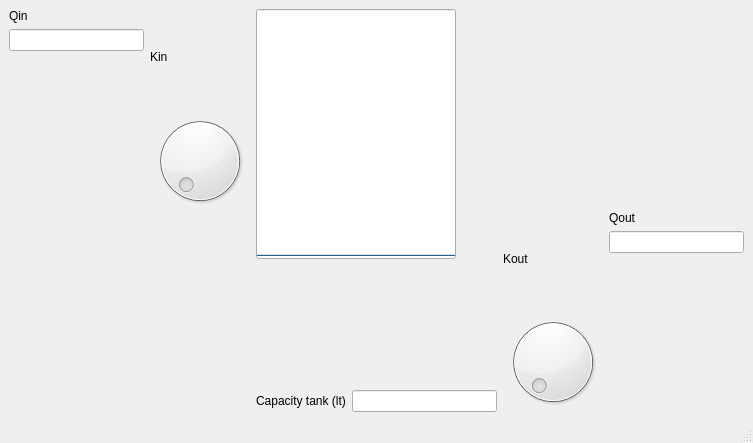
<?xml version="1.0" encoding="UTF-8"?>
<ui version="4.0">
 <class>MainWindow</class>
 <widget class="QMainWindow" name="MainWindow">
  <property name="geometry">
   <rect>
    <x>0</x>
    <y>0</y>
    <width>753</width>
    <height>443</height>
   </rect>
  </property>
  <property name="minimumSize">
   <size>
    <width>200</width>
    <height>250</height>
   </size>
  </property>
  <property name="windowTitle">
   <string>MainWindow</string>
  </property>
  <property name="animated">
   <bool>true</bool>
  </property>
  <widget class="QWidget" name="centralwidget">
   <layout class="QGridLayout" name="gridLayout">
    <item row="0" column="0">
     <layout class="QHBoxLayout" name="horizontalLayout_4">
      <item>
       <layout class="QVBoxLayout" name="verticalLayout_9">
        <item>
         <layout class="QHBoxLayout" name="horizontalLayout_2">
          <item>
           <layout class="QVBoxLayout" name="verticalLayout_6">
            <item>
             <layout class="QVBoxLayout" name="verticalLayout">
              <item>
               <widget class="QLabel" name="label">
                <property name="text">
                 <string>Qin</string>
                </property>
               </widget>
              </item>
              <item>
               <widget class="QLineEdit" name="Qin"/>
              </item>
              <item>
               <spacer name="verticalSpacer">
                <property name="orientation">
                 <enum>Qt::Orientation::Vertical</enum>
                </property>
                <property name="sizeHint" stdset="0">
                 <size>
                  <width>20</width>
                  <height>40</height>
                 </size>
                </property>
               </spacer>
              </item>
             </layout>
            </item>
           </layout>
          </item>
          <item>
           <layout class="QVBoxLayout" name="verticalLayout_2">
            <item>
             <widget class="QLabel" name="label_2">
              <property name="text">
               <string>Kin</string>
              </property>
             </widget>
            </item>
            <item>
             <widget class="QDial" name="Kin"/>
            </item>
           </layout>
          </item>
         </layout>
        </item>
        <item>
         <spacer name="verticalSpacer_4">
          <property name="orientation">
           <enum>Qt::Orientation::Vertical</enum>
          </property>
          <property name="sizeHint" stdset="0">
           <size>
            <width>20</width>
            <height>58</height>
           </size>
          </property>
         </spacer>
        </item>
       </layout>
      </item>
      <item>
       <layout class="QVBoxLayout" name="verticalLayout_8">
        <item>
         <widget class="QProgressBar" name="tank">
          <property name="minimumSize">
           <size>
            <width>200</width>
            <height>250</height>
           </size>
          </property>
          <property name="value">
           <number>0</number>
          </property>
          <property name="textVisible">
           <bool>false</bool>
          </property>
          <property name="orientation">
           <enum>Qt::Orientation::Vertical</enum>
          </property>
         </widget>
        </item>
        <item>
         <layout class="QVBoxLayout" name="verticalLayout_3">
          <item>
           <spacer name="verticalSpacer_3">
            <property name="orientation">
             <enum>Qt::Orientation::Vertical</enum>
            </property>
            <property name="sizeHint" stdset="0">
             <size>
              <width>20</width>
              <height>40</height>
             </size>
            </property>
           </spacer>
          </item>
          <item>
           <layout class="QHBoxLayout" name="horizontalLayout">
            <item>
             <widget class="QLabel" name="label_5">
              <property name="text">
               <string>Capacity tank (lt)</string>
              </property>
             </widget>
            </item>
            <item>
             <widget class="QLineEdit" name="capacity"/>
            </item>
           </layout>
          </item>
         </layout>
        </item>
       </layout>
      </item>
      <item>
       <layout class="QVBoxLayout" name="verticalLayout_10">
        <item>
         <spacer name="verticalSpacer_5">
          <property name="orientation">
           <enum>Qt::Orientation::Vertical</enum>
          </property>
          <property name="sizeHint" stdset="0">
           <size>
            <width>20</width>
            <height>58</height>
           </size>
          </property>
         </spacer>
        </item>
        <item>
         <layout class="QHBoxLayout" name="horizontalLayout_3">
          <item>
           <layout class="QVBoxLayout" name="verticalLayout_5">
            <item>
             <widget class="QLabel" name="label_4">
              <property name="text">
               <string>Kout</string>
              </property>
             </widget>
            </item>
            <item>
             <widget class="QDial" name="Kout">
              <property name="maximum">
               <number>100</number>
              </property>
              <property name="singleStep">
               <number>1</number>
              </property>
              <property name="value">
               <number>0</number>
              </property>
             </widget>
            </item>
           </layout>
          </item>
          <item>
           <layout class="QVBoxLayout" name="verticalLayout_7">
            <item>
             <layout class="QVBoxLayout" name="verticalLayout_4">
              <item>
               <widget class="QLabel" name="label_3">
                <property name="text">
                 <string>Qout</string>
                </property>
               </widget>
              </item>
              <item>
               <widget class="QLineEdit" name="Qout"/>
              </item>
             </layout>
            </item>
            <item>
             <spacer name="verticalSpacer_2">
              <property name="orientation">
               <enum>Qt::Orientation::Vertical</enum>
              </property>
              <property name="sizeHint" stdset="0">
               <size>
                <width>20</width>
                <height>40</height>
               </size>
              </property>
             </spacer>
            </item>
           </layout>
          </item>
         </layout>
        </item>
       </layout>
      </item>
     </layout>
    </item>
   </layout>
  </widget>
  <widget class="QMenuBar" name="menubar">
   <property name="geometry">
    <rect>
     <x>0</x>
     <y>0</y>
     <width>753</width>
     <height>21</height>
    </rect>
   </property>
  </widget>
  <widget class="QStatusBar" name="statusbar"/>
 </widget>
 <resources/>
 <connections/>
</ui>
